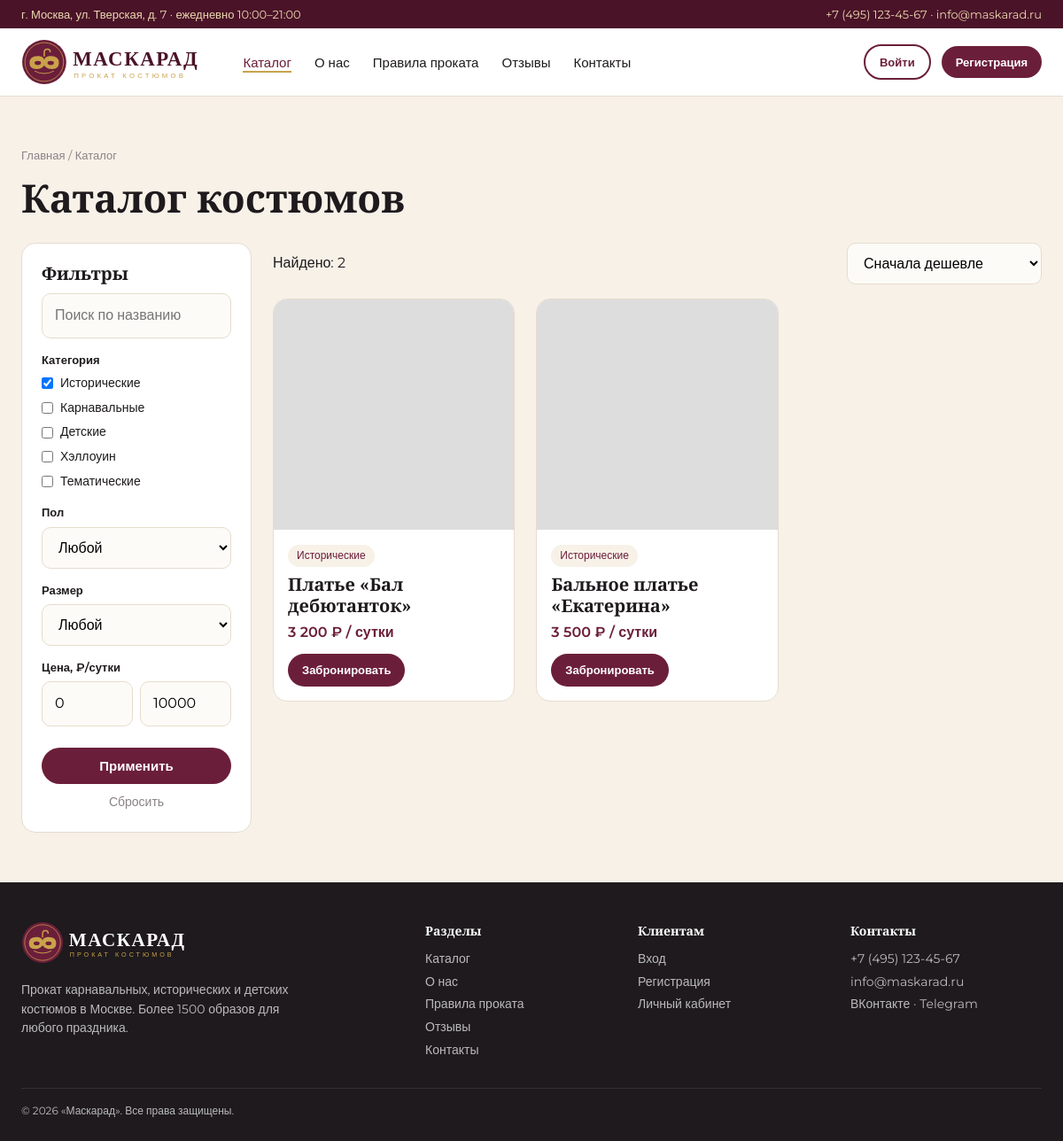
The app's page /catalog.php?cat=1 with its own data.
### tables this page shows
CREATE TABLE categories (
  category_id INT AUTO_INCREMENT PRIMARY KEY,
  category_name VARCHAR(50) NOT NULL,
  description VARCHAR(255),
  image_url VARCHAR(255)
);

CREATE TABLE costumes (
  costume_id INT AUTO_INCREMENT PRIMARY KEY,
  category_id INT NOT NULL,
  costume_name VARCHAR(100) NOT NULL,
  description TEXT,
  gender ENUM('Женский','Мужской','Унисекс','Детский') NOT NULL,
  sizes VARCHAR(50) NOT NULL,
  price_per_day DECIMAL(8,2) NOT NULL,
  deposit DECIMAL(8,2) NOT NULL,
  image_url VARCHAR(255),
  FOREIGN KEY (category_id) REFERENCES categories(category_id) ON DELETE RESTRICT
);

### catalog.php (the view, shortened to what this page needs)
<?php
require 'includes/db.php';
$cats = $pdo->query('SELECT * FROM categories')->fetchAll();
$where = []; $params = [];
$sel = array_map('intval', (array)($_GET['cat'] ?? []));
if ($sel) { $where[] = 'c.category_id IN (' . implode(',', $sel) . ')'; }
$min = (int)($_GET['min'] ?? 0); $max = (int)($_GET['max'] ?? 10000);
$where[] = 'c.price_per_day BETWEEN ? AND ?'; array_push($params, $min, $max);
$order = ($_GET['sort'] ?? '') === 'desc' ? 'DESC' : 'ASC';
$st = $pdo->prepare('SELECT c.*, cat.category_name FROM costumes c JOIN categories cat USING(category_id)
    WHERE ' . implode(' AND ', $where) . " ORDER BY c.price_per_day $order");
$st->execute($params);
$items = $st->fetchAll();
require 'includes/header.php';
?>
<section><div class="wrap">
  <div class="crumbs">Главная / Каталог</div><h1 style="margin-bottom:24px">Каталог костюмов</h1>
  <form class="grid" style="grid-template-columns:260px 1fr">
    <div class="side">
      <h3>Фильтры</h3>
      <input name="q" placeholder="Поиск по названию" value="<?= e($_GET['q'] ?? '') ?>">
      <label>Категория</label>
      <?php foreach ($cats as $c): ?>
        <div class="chk"><input type="checkbox" name="cat[]" value="<?= $c['category_id'] ?>" <?= in_array($c['category_id'], $sel) ? 'checked' : '' ?>><?= e($c['category_name']) ?></div>
      <?php endforeach; ?>
      <label>Пол</label>
      <select name="gender"><option value="">Любой</option>
      </select>
      <label>Размер</label>
      <select name="size"><option value="">Любой</option>
      </select>
      <label>Цена, ₽/сутки</label>
      <div style="display:flex;gap:8px"><input name="min" type="number" min="0" value="<?= $min ?>"><input name="max" type="number" min="0" value="<?= $max ?>"></div><br>
      <button class="btn" style="width:100%">Применить</button>
      <a href="catalog.php" style="display:block;text-align:center;margin-top:10px;font-size:14px;color:var(--grey)">Сбросить</a>
    </div>
    <div>
      <div style="display:flex;justify-content:space-between;align-items:center;margin-bottom:16px">
        <span>Найдено: <?= count($items) ?></span>
        <select name="sort" style="width:220px" onchange="this.form.submit()">
          <option value="asc">Сначала дешевле</option><option value="desc" <?= $order === 'DESC' ? 'selected' : '' ?>>Сначала дороже</option>
        </select>
      </div>
      <div class="grid g3"><?php foreach ($items as $c) echo costume_card($c); ?></div>
    </div>
  </form>
</div></section>
<?php require 'includes/footer.php'; ?>

### includes/db.php (shortened to what this page needs)
<?php
function e($s) { return htmlspecialchars((string)$s, ENT_QUOTES, 'UTF-8'); }
function money($v) { return number_format((float)$v, 0, ',', ' ') . ' ₽'; }
function costume_card($c) {
    return '<a class="card" href="costume.php?id=' . (int)$c['costume_id'] . '"><div class="ph" style="background-image:url(' . e($c['image_url']) . ')"></div>'
        . '<div class="bd"><span class="tag">' . e($c['category_name']) . '</span><h3 style="margin-top:8px">' . e($c['costume_name']) . '</h3>'
        . '<div class="pr">' . money($c['price_per_day']) . ' / сутки</div><span class="btn sm">Забронировать</span></div></a>';
}

### css/style.css (style rules this page uses)
:root { --wine:#6B1E3A;--wine-d:#4A1328;--gold:#C9A24B;--cream:#F7F1E8;--ink:#1E1A1D;--teal:#2F6F6B;--grey:#8A8286;--line:#E6DCCD }
* { box-sizing:border-box;margin:0;padding:0 }
body { font-family:Montserrat,Arial,sans-serif;color:var(--ink);background:var(--cream);font-size:16px;line-height:1.55 }
a { color:inherit;text-decoration:none }
h1,h2,h3 { font-family:'Playfair Display',Georgia,serif;font-weight:700;line-height:1.2 }
h1 { font-size:44px }
h3 { font-size:20px }
.wrap { max-width:1200px;margin:0 auto;padding:0 24px }
.btn { display:inline-block;background:var(--wine);color:#fff;padding:12px 26px;border-radius:30px;font-weight:600;font-size:15px;border:0;cursor:pointer }
.btn.sm { padding:8px 16px;font-size:13px }
section { padding:56px 0 }
.grid { display:grid;gap:24px }
.g3 { grid-template-columns:repeat(3,1fr) }
.card { background:#fff;border-radius:16px;overflow:hidden;border:1px solid var(--line) }
.card .ph { height:260px;background:#ddd center/cover }
.card .bd { padding:16px }
.card .pr { color:var(--wine);font-weight:600;margin:6px 0 12px }
.tag { display:inline-block;font-size:12px;background:var(--cream);color:var(--wine);padding:3px 10px;border-radius:20px;margin-right:4px }
label { display:block;font-size:13px;font-weight:600;margin:14px 0 6px }
input,select,textarea { width:100%;padding:12px 14px;border:1px solid var(--line);border-radius:10px;font:inherit;background:#FDFBF7 }
.side { background:#fff;border-radius:16px;padding:22px;border:1px solid var(--line);align-self:start }
.side h3 { margin-bottom:10px }
.side .chk { display:flex;gap:8px;align-items:center;font-size:14px;margin:6px 0 }
.side .chk input { width:auto }
.crumbs { font-size:13px;color:var(--grey);margin-bottom:12px }

### records on screen
categories: category_id "☑", category_name "Исторические"
categories: category_name "Карнавальные"
categories: category_name "Детские"
categories: category_name "Хэллоуин"
categories: category_name "Тематические"
costumes: category.category_name "Исторические", costume_name "Платье «Бал дебютанток»", price_per_day "3 200 ₽"
costumes: category.category_name "Исторические", costume_name "Бальное платье «Екатерина»", price_per_day "3 500 ₽"

### other values on screen
$text "Каталог"
$text "О нас"
$text "Правила проката"
$text "Отзывы"
$text "Контакты"
count($items) "2"
